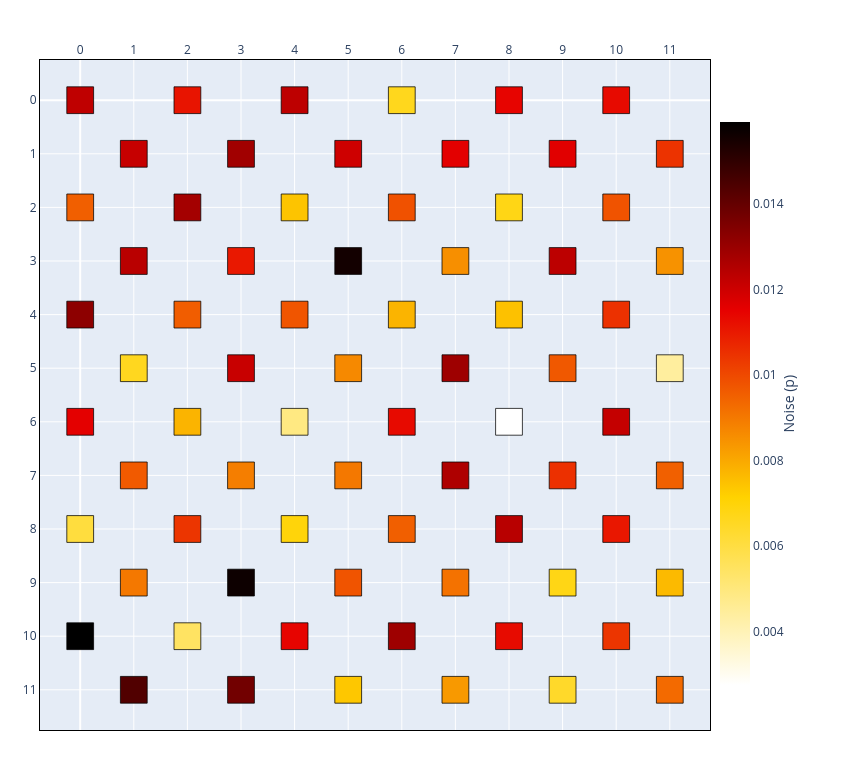

Notebook code for this chart:
### Markdown cell above
## 3. Physical Error Distributions

Real superconducting processors are heterogeneous in which physical error rates vary
substantially across the lattice and are frequently correlated in space (bad couplers 
typically surround bad qubit sites). Modeling this heterogeneity faithfully is precisely 
why qSNOW represents noise as a per-qubit field rather than a single global parameter.

Every qubit carries a `NoiseProfile` exposing a physical error rate `p` (a bounded float
on `[0, 0.75]`). A landscape of such rates is produced by a **noise distribution**: an
object holding the parameters of the distribution it models (and a seed), which
`chip.generate_noise(dist)` applies across the lattice. The chip records the object on
`chip.spec.noise_model`, so the recipe travels with the chip and regenerates the identical
landscape. qSNOW provides:

- **`Uniform(p)`** — a homogeneous field; every qubit shares a single `p`.
- **`RandomUniform(bounds)`** — independent draws from a uniform distribution over
  `bounds = (low, high)`.
- **`RandomGaussian(mean, deviation)`** — independent draws from a truncated Gaussian.
- **`NormalContour(mean, deviation, slope=...)`** — a *spatially correlated* gradient, in
  which each site's error rate is derived from a smoothed neighborhood average, producing
  the contoured, non-i.i.d. structure characteristic of real devices.
- **`SkewContour(location, deviation, skew, ...)`** — the same correlated structure with a
  chosen *skew*, the long tail of poor qubits seen in calibration data.
- **`LogSkewContour(location, deviation, skew, ...)`** — the same correlated structure with
  a skewed marginal on `log10(p)`: the family measured calibration data follows (a
  right-skewed bell on a log axis); `deviation` is in decades.
- **`Custom(noise_map, coupler_map)`** — explicit maps, e.g. measured calibration data.

The `chip.generate_gaussian_noise(...)`-style methods used elsewhere in this notebook are
one-line shorthands for these. Applying a distribution also populates the chip's
**couplers**, deriving each edge's rate from the two qubits it joins (section 6); every
sampled distribution accepts a `seed` for reproducibility. Below we visualize the
non-trivial fields with `noise_heatmap_style`, moving from fully independent (Gaussian,
random) to spatially correlated (contour).

### Code cell
# (a) Truncated-Gaussian field: i.i.d. draws about a target mean.
chip = Chip(6, 6)
chip.generate_noise(RandomGaussian(mean=0.010, deviation=0.003, seed=42))

print("noise model :", chip.spec.noise_model)
print("p at (2, 2) :", chip.loc((2, 2)).noise.p)
chip.show(style=noise_heatmap_style(chip))

### Figure 1 — Plotly figure (JSON) as saved in the notebook; plotly's stock layout.template omitted (floating-point values rounded to 4 significant figures)
{"data": [{"hoverinfo": "text", "hovertext": ["(0, 0)<br>status=INACTIVE<br>noise=0.0123", "(0, 2)<br>status=INACTIVE<br>noise=0.0095", "(0, 4)<br>status=INACTIVE<br>noise=0.0132", "(0, 6)<br>status=INACTIVE<br>noise=0.0115", "(0, 8)<br>status=INACTIVE<br>noise=0.0061", "(0, 10)<br>status=INACTIVE<br>noise=0.0159", "(1, 1)<br>status=INACTIVE<br>noise=0.0121", "(1, 3)<br>status=INACTIVE<br>noise=0.0124", "(1, 5)<br>status=INACTIVE<br>noise=0.0066", "(1, 7)<br>status=INACTIVE<br>noise=0.0096", "(1, 9)<br>status=INACTIVE<br>noise=0.0090", "(1, 11)<br>status=INACTIVE<br>noise=0.0144", "(2, 0)<br>status=INACTIVE<br>noise=0.0111", "(2, 2)<br>status=INACTIVE<br>noise=0.0128", "(2, 4)<br>status=INACTIVE<br>noise=0.0096", "(2, 6)<br>status=INACTIVE<br>noise=0.0078", "(2, 8)<br>status=INACTIVE<br>noise=0.0104", "(2, 10)<br>status=INACTIVE<br>noise=0.0054", "(3, 1)<br>status=INACTIVE<br>noise=0.0128", "(3, 3)<br>status=INACTIVE<br>noise=0.0110", "(3, 5)<br>status=INACTIVE<br>noise=0.0121", "(3, 7)<br>status=INACTIVE<br>noise=0.0089", "(3, 9)<br>status=INACTIVE<br>noise=0.0157", "(3, 11)<br>status=INACTIVE<br>noise=0.0137", "(4, 0)<br>status=INACTIVE<br>noise=0.0123", "(4, 2)<br>status=INACTIVE<br>noise=0.0074", "(4, 4)<br>status=INACTIVE<br>noise=0.0097", "(4, 6)<br>status=INACTIVE<br>noise=0.0049", "(4, 8)<br>status=INACTIVE<br>noise=0.0069", "(4, 10)<br>status=INACTIVE<br>noise=0.0114", "(5, 1)<br>status=INACTIVE<br>noise=0.0120", "(5, 3)<br>status=INACTIVE<br>noise=0.0155", "(5, 5)<br>status=INACTIVE<br>noise=0.0086", "(5, 7)<br>status=INACTIVE<br>noise=0.0090", "(5, 9)<br>status=INACTIVE<br>noise=0.0098", "(5, 11)<br>status=INACTIVE<br>noise=0.0074", "(6, 0)<br>status=INACTIVE<br>noise=0.0066", "(6, 2)<br>status=INACTIVE<br>noise=0.0098", "(6, 4)<br>status=INACTIVE<br>noise=0.0078", "(6, 6)<br>status=INACTIVE<br>noise=0.0113", "(6, 8)<br>status=INACTIVE<br>noise=0.0095", "(6, 10)<br>status=INACTIVE<br>noise=0.0129", "(7, 1)<br>status=INACTIVE<br>noise=0.0116", "(7, 3)<br>status=INACTIVE<br>noise=0.0085", "(7, 5)<br>status=INACTIVE<br>noise=0.0129", "(7, 7)<br>status=INACTIVE<br>noise=0.0126", "(7, 9)<br>status=INACTIVE<br>noise=0.0091", "(7, 11)<br>status=INACTIVE<br>noise=0.0083", "(8, 0)<br>status=INACTIVE<br>noise=0.0114", "(8, 2)<br>status=INACTIVE<br>noise=0.0068", "(8, 4)<br>status=INACTIVE<br>noise=0.0075", "(8, 6)<br>status=INACTIVE<br>noise=0.0027", "(8, 8)<br>status=INACTIVE<br>noise=0.0124", "(8, 10)<br>status=INACTIVE<br>noise=0.0113", "(9, 1)<br>status=INACTIVE<br>noise=0.0116", "(9, 3)<br>status=INACTIVE<br>noise=0.0123", "(9, 5)<br>status=INACTIVE<br>noise=0.0097", "(9, 7)<br>status=INACTIVE<br>noise=0.0105", "(9, 9)<br>status=INACTIVE<br>noise=0.0068", "(9, 11)<br>status=INACTIVE<br>noise=0.0064", "(10, 0)<br>status=INACTIVE<br>noise=0.0113", "(10, 2)<br>status=INACTIVE<br>noise=0.0098", "(10, 4)<br>status=INACTIVE<br>noise=0.0105", "(10, 6)<br>status=INACTIVE<br>noise=0.0122", "(10, 8)<br>status=INACTIVE<br>noise=0.0110", "(10, 10)<br>status=INACTIVE<br>noise=0.0104", "(11, 1)<br>status=INACTIVE<br>noise=0.0104", "(11, 3)<br>status=INACTIVE<br>noise=0.0085", "(11, 5)<br>status=INACTIVE<br>noise=0.0044", "(11, 7)<br>status=INACTIVE<br>noise=0.0095", "(11, 9)<br>status=INACTIVE<br>noise=0.0076", "(11, 11)<br>status=INACTIVE<br>noise=0.0093"], "marker": {"cmax": 0.01591, "cmin": 0.00274, "color": [0.01226, 0.00954, 0.01322, 0.01155, 0.00606, 0.01591, 0.01213, 0.01238, 0.0066, 0.00963, 0.00901, 0.01436, 0.01111, 0.01278, 0.00957, 0.00776, 0.01041, 0.00544, 0.01284, 0.01101, 0.0121, 0.00888, 0.01567, 0.01373, 0.0123, 0.00742, 0.00975, 0.00489, 0.00695, 0.01143, 0.01198, 0.01554, 0.00865, 0.00901, 0.00977, 0.00736, 0.00663, 0.00982, 0.00776, 0.01132, 0.00953, 0.0129, 0.01158, 0.00854, 0.01289, 0.01258, 0.00914, 0.00833, 0.01143, 0.00676, 0.00748, 0.00274, 0.01239, 0.01128, 0.01162, 0.01232, 0.00969, 0.01052, 0.00676, 0.0064, 0.01131, 0.00978, 0.01049, 0.01217, 0.01103, 0.01041, 0.01045, 0.00846, 0.00441, 0.00952, 0.00763, 0.00931], "colorbar": {"len": 0.8701, "title": {"side": "right", "text": "Noise (p)"}, "x": 0.8701, "xanchor": "left", "y": 0.487, "yanchor": "middle"}, "colorscale": [[0, "rgb(255,255,255)"], [0.3333, "rgb(255,210,0)"], [0.6667, "rgb(230,0,0)"], [1, "rgb(0,0,0)"]], "opacity": 0, "showscale": true, "size": 20}, "mode": "markers", "name": "qubits", "type": "scattergl", "x": [0, 0, 0, 0, 0, 0, 1, 1, 1, 1, 1, 1, 2, 2, 2, 2, 2, 2, 3, 3, 3, 3, 3, 3, 4, 4, 4, 4, 4, 4, 5, 5, 5, 5, 5, 5, 6, 6, 6, 6, 6, 6, 7, 7, 7, 7, 7, 7, 8, 8, 8, 8, 8, 8, 9, 9, 9, 9, 9, 9, 10, 10, 10, 10, 10, 10, 11, 11, 11, 11, 11, 11], "y": [0, 2, 4, 6, 8, 10, 1, 3, 5, 7, 9, 11, 0, 2, 4, 6, 8, 10, 1, 3, 5, 7, 9, 11, 0, 2, 4, 6, 8, 10, 1, 3, 5, 7, 9, 11, 0, 2, 4, 6, 8, 10, 1, 3, 5, 7, 9, 11, 0, 2, 4, 6, 8, 10, 1, 3, 5, 7, 9, 11, 0, 2, 4, 6, 8, 10, 1, 3, 5, 7, 9, 11]}], "layout": {"height": 770, "margin": {"b": 40, "l": 40, "r": 40, "t": 60}, "shapes": [{"fillcolor": "rgb(191, 0, 0)", "layer": "above", "line": {"color": "black", "width": 0.75}, "opacity": 1, "type": "rect", "x0": -0.25, "x1": 0.25, "y0": -0.25, "y1": 0.25}, {"fillcolor": "rgb(241, 95, 0)", "layer": "above", "line": {"color": "black", "width": 0.75}, "opacity": 1, "type": "rect", "x0": -0.25, "x1": 0.25, "y0": 1.75, "y1": 2.25}, {"fillcolor": "rgb(141, 0, 0)", "layer": "above", "line": {"color": "black", "width": 0.75}, "opacity": 1, "type": "rect", "x0": -0.25, "x1": 0.25, "y0": 3.75, "y1": 4.25}, {"fillcolor": "rgb(228, 0, 0)", "layer": "above", "line": {"color": "black", "width": 0.75}, "opacity": 1, "type": "rect", "x0": -0.25, "x1": 0.25, "y0": 5.75, "y1": 6.25}, {"fillcolor": "rgb(255, 221, 62)", "layer": "above", "line": {"color": "black", "width": 0.75}, "opacity": 1, "type": "rect", "x0": -0.25, "x1": 0.25, "y0": 7.75, "y1": 8.25}, {"fillcolor": "rgb(0, 0, 0)", "layer": "above", "line": {"color": "black", "width": 0.75}, "opacity": 1, "type": "rect", "x0": -0.25, "x1": 0.25, "y0": 9.75, "y1": 10.25}, {"fillcolor": "rgb(198, 0, 0)", "layer": "above", "line": {"color": "black", "width": 0.75}, "opacity": 1, "type": "rect", "x0": 0.75, "x1": 1.25, "y0": 0.75, "y1": 1.25}, {"fillcolor": "rgb(185, 0, 0)", "layer": "above", "line": {"color": "black", "width": 0.75}, "opacity": 1, "type": "rect", "x0": 0.75, "x1": 1.25, "y0": 2.75, "y1": 3.25}, {"fillcolor": "rgb(255, 215, 31)", "layer": "above", "line": {"color": "black", "width": 0.75}, "opacity": 1, "type": "rect", "x0": 0.75, "x1": 1.25, "y0": 4.75, "y1": 5.25}, {"fillcolor": "rgb(241, 90, 0)", "layer": "above", "line": {"color": "black", "width": 0.75}, "opacity": 1, "type": "rect", "x0": 0.75, "x1": 1.25, "y0": 6.75, "y1": 7.25}, {"fillcolor": "rgb(244, 120, 0)", "layer": "above", "line": {"color": "black", "width": 0.75}, "opacity": 1, "type": "rect", "x0": 0.75, "x1": 1.25, "y0": 8.75, "y1": 9.25}, {"fillcolor": "rgb(81, 0, 0)", "layer": "above", "line": {"color": "black", "width": 0.75}, "opacity": 1, "type": "rect", "x0": 0.75, "x1": 1.25, "y0": 10.75, "y1": 11.25}, {"fillcolor": "rgb(232, 20, 0)", "layer": "above", "line": {"color": "black", "width": 0.75}, "opacity": 1, "type": "rect", "x0": 1.75, "x1": 2.25, "y0": -0.25, "y1": 0.25}, {"fillcolor": "rgb(164, 0, 0)", "layer": "above", "line": {"color": "black", "width": 0.75}, "opacity": 1, "type": "rect", "x0": 1.75, "x1": 2.25, "y0": 1.75, "y1": 2.25}, {"fillcolor": "rgb(241, 93, 0)", "layer": "above", "line": {"color": "black", "width": 0.75}, "opacity": 1, "type": "rect", "x0": 1.75, "x1": 2.25, "y0": 3.75, "y1": 4.25}, {"fillcolor": "rgb(251, 180, 0)", "layer": "above", "line": {"color": "black", "width": 0.75}, "opacity": 1, "type": "rect", "x0": 1.75, "x1": 2.25, "y0": 5.75, "y1": 6.25}, {"fillcolor": "rgb(236, 53, 0)", "layer": "above", "line": {"color": "black", "width": 0.75}, "opacity": 1, "type": "rect", "x0": 1.75, "x1": 2.25, "y0": 7.75, "y1": 8.25}, {"fillcolor": "rgb(255, 227, 98)", "layer": "above", "line": {"color": "black", "width": 0.75}, "opacity": 1, "type": "rect", "x0": 1.75, "x1": 2.25, "y0": 9.75, "y1": 10.25}, {"fillcolor": "rgb(161, 0, 0)", "layer": "above", "line": {"color": "black", "width": 0.75}, "opacity": 1, "type": "rect", "x0": 2.75, "x1": 3.25, "y0": 0.75, "y1": 1.25}, {"fillcolor": "rgb(233, 24, 0)", "layer": "above", "line": {"color": "black", "width": 0.75}, "opacity": 1, "type": "rect", "x0": 2.75, "x1": 3.25, "y0": 2.75, "y1": 3.25}, {"fillcolor": "rgb(200, 0, 0)", "layer": "above", "line": {"color": "black", "width": 0.75}, "opacity": 1, "type": "rect", "x0": 2.75, "x1": 3.25, "y0": 4.75, "y1": 5.25}, {"fillcolor": "rgb(245, 126, 0)", "layer": "above", "line": {"color": "black", "width": 0.75}, "opacity": 1, "type": "rect", "x0": 2.75, "x1": 3.25, "y0": 6.75, "y1": 7.25}, {"fillcolor": "rgb(13, 0, 0)", "layer": "above", "line": {"color": "black", "width": 0.75}, "opacity": 1, "type": "rect", "x0": 2.75, "x1": 3.25, "y0": 8.75, "y1": 9.25}, {"fillcolor": "rgb(114, 0, 0)", "layer": "above", "line": {"color": "black", "width": 0.75}, "opacity": 1, "type": "rect", "x0": 2.75, "x1": 3.25, "y0": 10.75, "y1": 11.25}, {"fillcolor": "rgb(189, 0, 0)", "layer": "above", "line": {"color": "black", "width": 0.75}, "opacity": 1, "type": "rect", "x0": 3.75, "x1": 4.25, "y0": -0.25, "y1": 0.25}, {"fillcolor": "rgb(253, 196, 0)", "layer": "above", "line": {"color": "black", "width": 0.75}, "opacity": 1, "type": "rect", "x0": 3.75, "x1": 4.25, "y0": 1.75, "y1": 2.25}, {"fillcolor": "rgb(240, 85, 0)", "layer": "above", "line": {"color": "black", "width": 0.75}, "opacity": 1, "type": "rect", "x0": 3.75, "x1": 4.25, "y0": 3.75, "y1": 4.25}, {"fillcolor": "rgb(255, 233, 130)", "layer": "above", "line": {"color": "black", "width": 0.75}, "opacity": 1, "type": "rect", "x0": 3.75, "x1": 4.25, "y0": 5.75, "y1": 6.25}, {"fillcolor": "rgb(255, 212, 10)", "layer": "above", "line": {"color": "black", "width": 0.75}, "opacity": 1, "type": "rect", "x0": 3.75, "x1": 4.25, "y0": 7.75, "y1": 8.25}, {"fillcolor": "rgb(231, 4, 0)", "layer": "above", "line": {"color": "black", "width": 0.75}, "opacity": 1, "type": "rect", "x0": 3.75, "x1": 4.25, "y0": 9.75, "y1": 10.25}, {"fillcolor": "rgb(206, 0, 0)", "layer": "above", "line": {"color": "black", "width": 0.75}, "opacity": 1, "type": "rect", "x0": 4.75, "x1": 5.25, "y0": 0.75, "y1": 1.25}, {"fillcolor": "rgb(19, 0, 0)", "layer": "above", "line": {"color": "black", "width": 0.75}, "opacity": 1, "type": "rect", "x0": 4.75, "x1": 5.25, "y0": 2.75, "y1": 3.25}, {"fillcolor": "rgb(246, 137, 0)", "layer": "above", "line": {"color": "black", "width": 0.75}, "opacity": 1, "type": "rect", "x0": 4.75, "x1": 5.25, "y0": 4.75, "y1": 5.25}, {"fillcolor": "rgb(244, 120, 0)", "layer": "above", "line": {"color": "black", "width": 0.75}, "opacity": 1, "type": "rect", "x0": 4.75, "x1": 5.25, "y0": 6.75, "y1": 7.25}, {"fillcolor": "rgb(240, 84, 0)", "layer": "above", "line": {"color": "black", "width": 0.75}, "opacity": 1, "type": "rect", "x0": 4.75, "x1": 5.25, "y0": 8.75, "y1": 9.25}, {"fillcolor": "rgb(254, 199, 0)", "layer": "above", "line": {"color": "black", "width": 0.75}, "opacity": 1, "type": "rect", "x0": 4.75, "x1": 5.25, "y0": 10.75, "y1": 11.25}, {"fillcolor": "rgb(255, 215, 29)", "layer": "above", "line": {"color": "black", "width": 0.75}, "opacity": 1, "type": "rect", "x0": 5.75, "x1": 6.25, "y0": -0.25, "y1": 0.25}, {"fillcolor": "rgb(240, 81, 0)", "layer": "above", "line": {"color": "black", "width": 0.75}, "opacity": 1, "type": "rect", "x0": 5.75, "x1": 6.25, "y0": 1.75, "y1": 2.25}, {"fillcolor": "rgb(251, 180, 0)", "layer": "above", "line": {"color": "black", "width": 0.75}, "opacity": 1, "type": "rect", "x0": 5.75, "x1": 6.25, "y0": 3.75, "y1": 4.25}, {"fillcolor": "rgb(231, 10, 0)", "layer": "above", "line": {"color": "black", "width": 0.75}, "opacity": 1, "type": "rect", "x0": 5.75, "x1": 6.25, "y0": 5.75, "y1": 6.25}, {"fillcolor": "rgb(241, 95, 0)", "layer": "above", "line": {"color": "black", "width": 0.75}, "opacity": 1, "type": "rect", "x0": 5.75, "x1": 6.25, "y0": 7.75, "y1": 8.25}, {"fillcolor": "rgb(158, 0, 0)", "layer": "above", "line": {"color": "black", "width": 0.75}, "opacity": 1, "type": "rect", "x0": 5.75, "x1": 6.25, "y0": 9.75, "y1": 10.25}, {"fillcolor": "rgb(227, 0, 0)", "layer": "above", "line": {"color": "black", "width": 0.75}, "opacity": 1, "type": "rect", "x0": 6.75, "x1": 7.25, "y0": 0.75, "y1": 1.25}, {"fillcolor": "rgb(247, 143, 0)", "layer": "above", "line": {"color": "black", "width": 0.75}, "opacity": 1, "type": "rect", "x0": 6.75, "x1": 7.25, "y0": 2.75, "y1": 3.25}, {"fillcolor": "rgb(158, 0, 0)", "layer": "above", "line": {"color": "black", "width": 0.75}, "opacity": 1, "type": "rect", "x0": 6.75, "x1": 7.25, "y0": 4.75, "y1": 5.25}, {"fillcolor": "rgb(174, 0, 0)", "layer": "above", "line": {"color": "black", "width": 0.75}, "opacity": 1, "type": "rect", "x0": 6.75, "x1": 7.25, "y0": 6.75, "y1": 7.25}, {"fillcolor": "rgb(244, 114, 0)", "layer": "above", "line": {"color": "black", "width": 0.75}, "opacity": 1, "type": "rect", "x0": 6.75, "x1": 7.25, "y0": 8.75, "y1": 9.25}, {"fillcolor": "rgb(248, 153, 0)", "layer": "above", "line": {"color": "black", "width": 0.75}, "opacity": 1, "type": "rect", "x0": 6.75, "x1": 7.25, "y0": 10.75, "y1": 11.25}, {"fillcolor": "rgb(231, 4, 0)", "layer": "above", "line": {"color": "black", "width": 0.75}, "opacity": 1, "type": "rect", "x0": 7.75, "x1": 8.25, "y0": -0.25, "y1": 0.25}, {"fillcolor": "rgb(255, 214, 21)", "layer": "above", "line": {"color": "black", "width": 0.75}, "opacity": 1, "type": "rect", "x0": 7.75, "x1": 8.25, "y0": 1.75, "y1": 2.25}, {"fillcolor": "rgb(253, 193, 0)", "layer": "above", "line": {"color": "black", "width": 0.75}, "opacity": 1, "type": "rect", "x0": 7.75, "x1": 8.25, "y0": 3.75, "y1": 4.25}, {"fillcolor": "rgb(255, 255, 255)", "layer": "above", "line": {"color": "black", "width": 0.75}, "opacity": 1, "type": "rect", "x0": 7.75, "x1": 8.25, "y0": 5.75, "y1": 6.25}, {"fillcolor": "rgb(184, 0, 0)", "layer": "above", "line": {"color": "black", "width": 0.75}, "opacity": 1, "type": "rect", "x0": 7.75, "x1": 8.25, "y0": 7.75, "y1": 8.25}, {"fillcolor": "rgb(231, 11, 0)", "layer": "above", "line": {"color": "black", "width": 0.75}, "opacity": 1, "type": "rect", "x0": 7.75, "x1": 8.25, "y0": 9.75, "y1": 10.25}, {"fillcolor": "rgb(225, 0, 0)", "layer": "above", "line": {"color": "black", "width": 0.75}, "opacity": 1, "type": "rect", "x0": 8.75, "x1": 9.25, "y0": 0.75, "y1": 1.25}, {"fillcolor": "rgb(188, 0, 0)", "layer": "above", "line": {"color": "black", "width": 0.75}, "opacity": 1, "type": "rect", "x0": 8.75, "x1": 9.25, "y0": 2.75, "y1": 3.25}, {"fillcolor": "rgb(240, 88, 0)", "layer": "above", "line": {"color": "black", "width": 0.75}, "opacity": 1, "type": "rect", "x0": 8.75, "x1": 9.25, "y0": 4.75, "y1": 5.25}, {"fillcolor": "rgb(236, 48, 0)", "layer": "above", "line": {"color": "black", "width": 0.75}, "opacity": 1, "type": "rect", "x0": 8.75, "x1": 9.25, "y0": 6.75, "y1": 7.25}, {"fillcolor": "rgb(255, 214, 21)", "layer": "above", "line": {"color": "black", "width": 0.75}, "opacity": 1, "type": "rect", "x0": 8.75, "x1": 9.25, "y0": 8.75, "y1": 9.25}, {"fillcolor": "rgb(255, 217, 42)", "layer": "above", "line": {"color": "black", "width": 0.75}, "opacity": 1, "type": "rect", "x0": 8.75, "x1": 9.25, "y0": 10.75, "y1": 11.25}, {"fillcolor": "rgb(231, 10, 0)", "layer": "above", "line": {"color": "black", "width": 0.75}, "opacity": 1, "type": "rect", "x0": 9.75, "x1": 10.25, "y0": -0.25, "y1": 0.25}, {"fillcolor": "rgb(240, 83, 0)", "layer": "above", "line": {"color": "black", "width": 0.75}, "opacity": 1, "type": "rect", "x0": 9.75, "x1": 10.25, "y0": 1.75, "y1": 2.25}, {"fillcolor": "rgb(236, 49, 0)", "layer": "above", "line": {"color": "black", "width": 0.75}, "opacity": 1, "type": "rect", "x0": 9.75, "x1": 10.25, "y0": 3.75, "y1": 4.25}, {"fillcolor": "rgb(196, 0, 0)", "layer": "above", "line": {"color": "black", "width": 0.75}, "opacity": 1, "type": "rect", "x0": 9.75, "x1": 10.25, "y0": 5.75, "y1": 6.25}, {"fillcolor": "rgb(233, 23, 0)", "layer": "above", "line": {"color": "black", "width": 0.75}, "opacity": 1, "type": "rect", "x0": 9.75, "x1": 10.25, "y0": 7.75, "y1": 8.25}, {"fillcolor": "rgb(236, 53, 0)", "layer": "above", "line": {"color": "black", "width": 0.75}, "opacity": 1, "type": "rect", "x0": 9.75, "x1": 10.25, "y0": 9.75, "y1": 10.25}, {"fillcolor": "rgb(236, 51, 0)", "layer": "above", "line": {"color": "black", "width": 0.75}, "opacity": 1, "type": "rect", "x0": 10.75, "x1": 11.25, "y0": 0.75, "y1": 1.25}, {"fillcolor": "rgb(247, 146, 0)", "layer": "above", "line": {"color": "black", "width": 0.75}, "opacity": 1, "type": "rect", "x0": 10.75, "x1": 11.25, "y0": 2.75, "y1": 3.25}, {"fillcolor": "rgb(255, 238, 158)", "layer": "above", "line": {"color": "black", "width": 0.75}, "opacity": 1, "type": "rect", "x0": 10.75, "x1": 11.25, "y0": 4.75, "y1": 5.25}, {"fillcolor": "rgb(241, 96, 0)", "layer": "above", "line": {"color": "black", "width": 0.75}, "opacity": 1, "type": "rect", "x0": 10.75, "x1": 11.25, "y0": 6.75, "y1": 7.25}, {"fillcolor": "rgb(252, 186, 0)", "layer": "above", "line": {"color": "black", "width": 0.75}, "opacity": 1, "type": "rect", "x0": 10.75, "x1": 11.25, "y0": 8.75, "y1": 9.25}, {"fillcolor": "rgb(243, 106, 0)", "layer": "above", "line": {"color": "black", "width": 0.75}, "opacity": 1, "type": "rect", "x0": 10.75, "x1": 11.25, "y0": 10.75, "y1": 11.25}], "showlegend": false, "width": 850, "xaxis": {"domain": [0, 0.8701], "dtick": 1, "linecolor": "black", "linewidth": 1, "mirror": true, "range": [-0.75, 11.75], "showgrid": true, "showline": true, "side": "top", "zeroline": true}, "yaxis": {"dtick": 1, "linecolor": "black", "linewidth": 1, "mirror": true, "range": [11.75, -0.75], "scaleanchor": "x", "scaleratio": 1, "showgrid": true, "showline": true, "zeroline": true}}}
